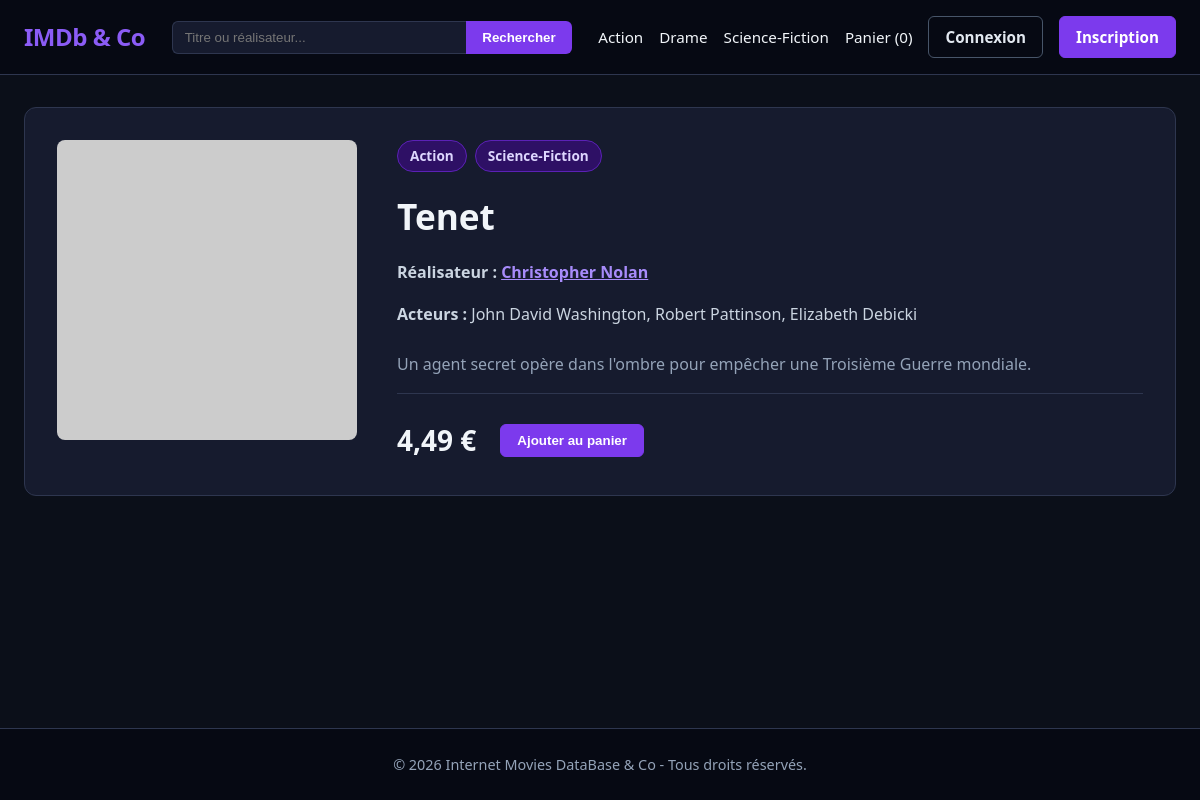
The page /movie.php?id=30 on the database its author committed.
### tables this page shows
CREATE TABLE categorie (
    Id_categorie INT AUTO_INCREMENT PRIMARY KEY,
    name VARCHAR(50) NOT NULL
);

CREATE TABLE movie (
    Id_movie INT AUTO_INCREMENT PRIMARY KEY,
    title VARCHAR(100) NOT NULL,
    director VARCHAR(100) NOT NULL,
    actors TEXT NOT NULL,
    shortplot TEXT NOT NULL,
    plot TEXT,
    price DECIMAL(5, 2) NOT NULL,
    image_url VARCHAR(255) NOT NULL
);

### public/movie.php (the view, shortened to what this page needs)
<?php
require_once __DIR__ . '/../includes/database.php';
require_once __DIR__ . '/../templates/header.php';
$idMovie = (int)($_GET['id'] ?? 0);
$stmt = $pdo->prepare('SELECT * FROM movie WHERE Id_movie = :id');
$stmt->execute(['id' => $idMovie]);
$movie = $stmt->fetch();
$stmtCats = $pdo->prepare('
    SELECT c.Id_categorie, c.name
    FROM categorie c
    JOIN movie_categorie mc ON c.Id_categorie = mc.Id_categorie
    WHERE mc.Id_movie = :id
');
$stmtCats->execute(['id' => $idMovie]);
$categories = $stmtCats->fetchAll();
?>
<section class="movie-details">
    <div class="movie-poster">
        <img src="<?= htmlspecialchars($movie['image_url']) ?>" alt="<?= htmlspecialchars($movie['title']) ?>">
    </div>
    <div class="movie-meta">
        <div style="display: flex; gap: 0.5rem; flex-wrap: wrap;">
            <?php foreach ($categories as $cat): ?>
                <a href="/category.php?id=<?= (int)$cat['Id_categorie'] ?>" class="badge">
                    <?= htmlspecialchars($cat['name']) ?>
                </a>
            <?php endforeach; ?>
        </div>
        <h1><?= htmlspecialchars($movie['title']) ?></h1>
        <p class="meta-line">
            <strong>Réalisateur :</strong>
            <a href="/director.php?name=<?= urlencode($movie['director']) ?>" class="director-link">
                <?= htmlspecialchars($movie['director']) ?>
            </a>
        </p>
        <p class="meta-line">
            <strong>Acteurs :</strong> <?= htmlspecialchars($movie['actors']) ?>
        </p>
        <p class="description">
            <?= htmlspecialchars($movie['plot'] ?: $movie['shortplot']) ?>
        </p>
        <div class="purchase-box">
            <span class="detail-price"><?= number_format((float)$movie['price'], 2, ',', ' ') ?> €</span>
            <button type="button" class="btn-primary">Ajouter au panier</button>
        </div>
    </div>
</section>
<?php
require_once __DIR__ . '/../templates/footer.php';
?>

### public/css/style.css (style rules this page uses)
* { box-sizing: border-box; margin: 0; padding: 0; }
body { font-family: system-ui, -apple-system, sans-serif; background-color: #0b0f19; color: #f1f5f9; line-height: 1.6; display: flex; flex-direction: column; min-height: 100vh; }
a { color: inherit; text-decoration: none; }
.btn-primary, .btn-outline { display: inline-block; padding: 0.5rem 1rem; border-radius: 6px; font-weight: 600; cursor: pointer; text-align: center; transition: 0.2s; }
.btn-primary { background-color: #7c3aed; color: white !important; border: 1px solid #7c3aed; }
.movie-details { display: flex; flex-wrap: wrap; gap: 2.5rem; background-color: #161b2e; border: 1px solid #2e364f; border-radius: 12px; padding: 2rem; }
.movie-poster { flex: 0 0 300px; max-width: 100%; }
.movie-poster img { width: 100%; border-radius: 8px; display: block; }
.movie-meta { flex: 1; min-width: 260px; display: flex; flex-direction: column; gap: 1rem; }
.badge { align-self: flex-start; background-color: #2e1065; color: #ddd6fe; border: 1px solid #5b21b6; padding: 0.25rem 0.75rem; border-radius: 999px; font-size: 0.85rem; font-weight: 600; }
.movie-meta h1 { font-size: 2.2rem; }
.meta-line { color: #cbd5e1; }
.director-link { color: #a78bfa; text-decoration: underline; font-weight: 600; }
.description { color: #94a3b8; margin-top: 0.5rem; }
.purchase-box { margin-top: auto; padding-top: 1.5rem; border-top: 1px solid #2e364f; display: flex; align-items: center; gap: 1.5rem; }
.detail-price { font-size: 1.75rem; font-weight: 800; color: #f1f5f9; }

### rows shown on the page
categorie: name "Action"
categorie: name "Science-Fiction"
movie: title "Tenet", director "Christopher Nolan", actors "John David Washington, Robert Pattinson, Elizabeth Debicki", plot "Un agent secret opère dans l'ombre pour empêcher une Troisième Guerre mondiale.", price "4,49"
